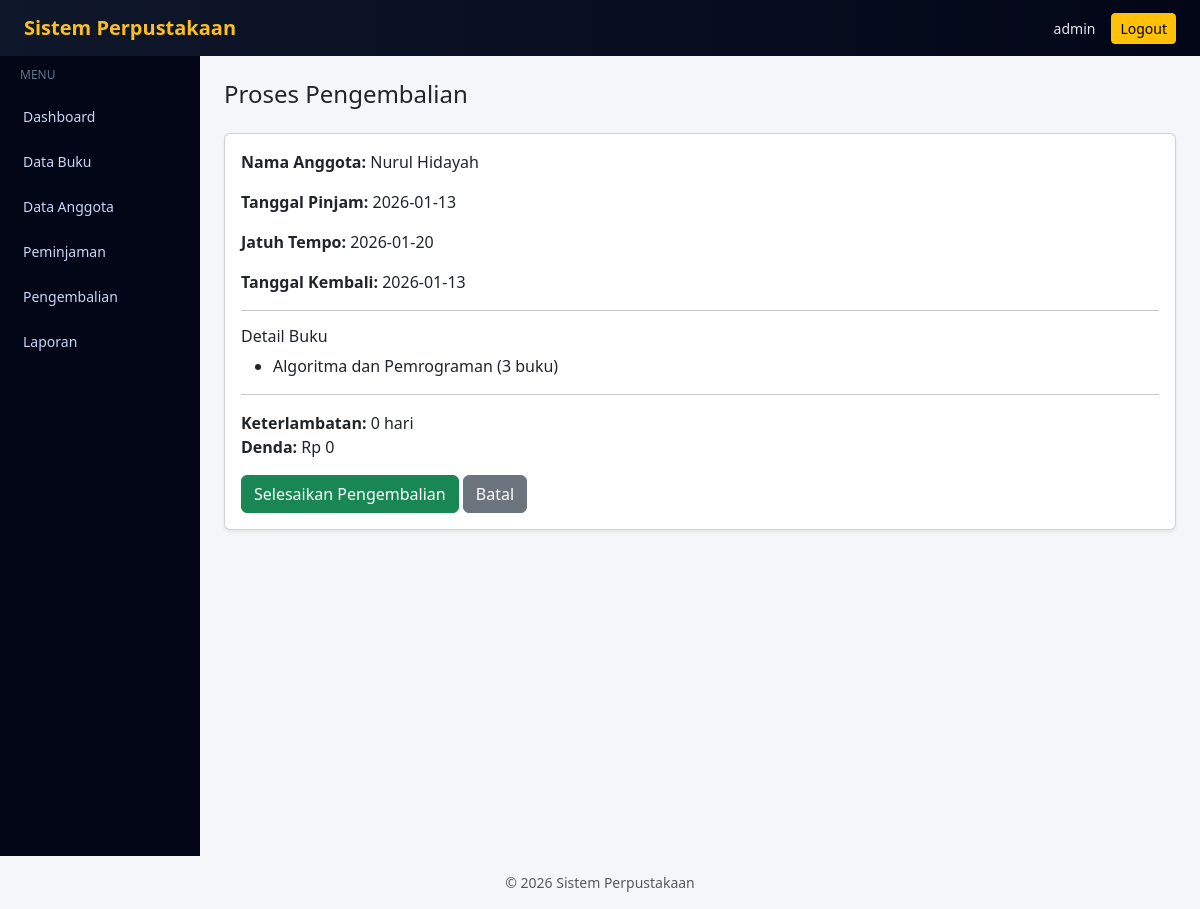
Screenshot of /pengembalian/kembalikan.php?id=5 (signed in) with the database file from the repository.
### tables this page shows
CREATE TABLE `peminjaman` (
  `id_peminjaman` int NOT NULL,
  `id_anggota` int NOT NULL,
  `tanggal_pinjam` date NOT NULL,
  `tanggal_jatuh_tempo` date NOT NULL,
  `status` enum('dipinjam','dikembalikan') DEFAULT 'dipinjam',
  `tanggal_kembali` date DEFAULT NULL,
  `denda` int DEFAULT '0'
);

CREATE TABLE `anggota` (
  `id_anggota` int NOT NULL,
  `nama` varchar(100) NOT NULL,
  `alamat` text,
  `no_hp` varchar(15) DEFAULT NULL
);

CREATE TABLE `detail_peminjaman` (
  `id_detail` int NOT NULL,
  `id_peminjaman` int NOT NULL,
  `id_buku` int NOT NULL,
  `jumlah` int NOT NULL
);

CREATE TABLE `buku` (
  `id_buku` int NOT NULL,
  `judul` varchar(150) NOT NULL,
  `pengarang` varchar(100) DEFAULT NULL,
  `tahun_terbit` int DEFAULT NULL,
  `stok` int NOT NULL,
  `sampul` varchar(100) DEFAULT NULL
);

### pengembalian/kembalikan.php (the view, shortened to what this page needs)
<?php
$db = new Database();
$conn = $db->conn;
$id = $_GET['id'];
$peminjaman = $conn->query("
    SELECT p.*, a.nama
    FROM peminjaman p
    JOIN anggota a ON p.id_anggota = a.id_anggota
    WHERE p.id_peminjaman = '$id'
")->fetch_assoc();
$detail = $conn->query("
    SELECT d.jumlah, b.judul
    FROM detail_peminjaman d
    JOIN buku b ON d.id_buku = b.id_buku
    WHERE d.id_peminjaman = '$id'
");
$tgl_kembali = date('Y-m-d');
$jatuh_tempo = $peminjaman['tanggal_jatuh_tempo'];
$selisih = (strtotime($tgl_kembali) - strtotime($jatuh_tempo)) / (60*60*24);
$terlambat = ($selisih > 0) ? floor($selisih) : 0;
$denda_per_hari = 1000;
$total_denda = $terlambat * $denda_per_hari;
include "../templates/header.php";
include "../templates/sidebar.php";
?>
<h4 class="mb-4">Proses Pengembalian</h4>
<div class="card shadow-sm">
    <div class="card-body">
        <p><strong>Nama Anggota:</strong> <?= $peminjaman['nama']; ?></p>
        <p><strong>Tanggal Pinjam:</strong> <?= $peminjaman['tanggal_pinjam']; ?></p>
        <p><strong>Jatuh Tempo:</strong> <?= $jatuh_tempo; ?></p>
        <p><strong>Tanggal Kembali:</strong> <?= $tgl_kembali; ?></p>
        <hr>
        <h6>Detail Buku</h6>
        <ul>
            <?php while ($d = $detail->fetch_assoc()): ?>
                <li><?= $d['judul']; ?> (<?= $d['jumlah']; ?> buku)</li>
            <?php endwhile; ?>
        </ul>
        <hr>
        <p>
            <strong>Keterlambatan:</strong> <?= $terlambat; ?> hari<br>
            <strong>Denda:</strong> Rp <?= number_format($total_denda); ?>
        </p>
        <form method="post" action="proses.php">
            <button class="btn btn-success"
                    onclick="return confirm('Selesaikan pengembalian buku?')">
                Selesaikan Pengembalian
            </button>
            <a href="index.php" class="btn btn-secondary">Batal</a>
        </form>
    </div>
</div>
<?php include "../templates/footer.php"; ?>

### templates/header.php (style rules this page uses)
body { background-color: #f4f6f9; }

### rows the page displays
peminjaman: id_anggota.nama "Nurul Hidayah", tanggal_pinjam "2026-01-13", tanggal_jatuh_tempo "2026-01-20"
detail_peminjaman: id_buku.judul "Algoritma dan Pemrograman", jumlah "3"

### other values shown
$_SESSION['username'] "admin"
